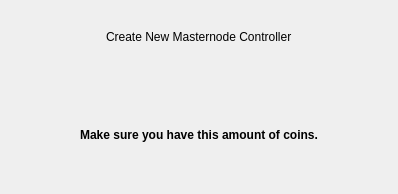
        <widget class="QWidget" name="page_1">
         <layout class="QVBoxLayout" name="verticalLayout_1" stretch="0,0,3,0,0,0">
          <property name="spacing">
           <number>6</number>
          </property>
          <property name="leftMargin">
           <number>80</number>
          </property>
          <property name="topMargin">
           <number>12</number>
          </property>
          <property name="rightMargin">
           <number>80</number>
          </property>
          <property name="bottomMargin">
           <number>12</number>
          </property>
          <item alignment="Qt::AlignHCenter">
           <widget class="QLabel" name="labelTitle1">
            <property name="minimumSize">
             <size>
              <width>0</width>
              <height>50</height>
             </size>
            </property>
            <property name="maximumSize">
             <size>
              <width>16777215</width>
              <height>50</height>
             </size>
            </property>
            <property name="text">
             <string>Create New Masternode Controller</string>
            </property>
           </widget>
          </item>
          <item>
           <spacer name="verticalSpacer_1_1">
            <property name="orientation">
             <enum>Qt::Vertical</enum>
            </property>
            <property name="sizeType">
             <enum>QSizePolicy::Fixed</enum>
            </property>
            <property name="sizeHint" stdset="0">
             <size>
              <width>20</width>
              <height>20</height>
             </size>
            </property>
           </spacer>
          </item>
          <item>
           <widget class="QLabel" name="labelMessage1a">
            <property name="alignment">
             <set>Qt::AlignHCenter|Qt::AlignTop</set>
            </property>
            <property name="wordWrap">
             <bool>true</bool>
            </property>
           </widget>
          </item>
          <item>
           <spacer name="verticalSpacer_1_2">
            <property name="orientation">
             <enum>Qt::Vertical</enum>
            </property>
            <property name="sizeType">
             <enum>QSizePolicy::Fixed</enum>
            </property>
            <property name="sizeHint" stdset="0">
             <size>
              <width>20</width>
              <height>20</height>
             </size>
            </property>
           </spacer>
          </item>
          <item>
           <widget class="QLabel" name="labelMessage1b">
            <property name="font">
             <font>
              <weight>75</weight>
              <bold>true</bold>
             </font>
            </property>
            <property name="text">
             <string>Make sure you have this amount of coins.</string>
            </property>
            <property name="alignment">
             <set>Qt::AlignCenter</set>
            </property>
           </widget>
          </item>
          <item>
           <spacer name="verticalSpacer_1_3">
            <property name="orientation">
             <enum>Qt::Vertical</enum>
            </property>
            <property name="sizeHint" stdset="0">
             <size>
              <width>20</width>
              <height>40</height>
             </size>
            </property>
           </spacer>
          </item>
         </layout>
        </widget>
